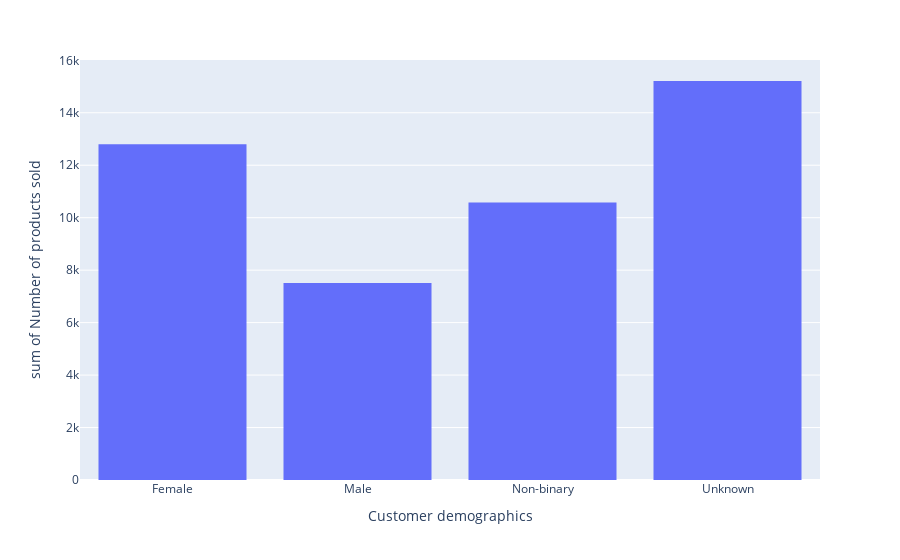

Source (notebook cell):
### Markdown cell above
<h4>Customer demographics</h4>

### Code cell
fig = px.histogram(selling_ct,x="Customer demographics",y="Number of products sold")
fig.show()

### Figure 1 — Plotly figure (JSON) as saved in the notebook; plotly's stock layout.template omitted (floating-point values rounded to 4 significant figures)
{"data": [{"alignmentgroup": "True", "bingroup": "x", "histfunc": "sum", "hovertemplate": "Customer demographics=%{x}<br>sum of Number of products sold=%{y}<extra></extra>", "legendgroup": "", "marker": {"color": "#636efa", "pattern": {"shape": ""}}, "name": "", "offsetgroup": "", "orientation": "v", "showlegend": false, "type": "histogram", "x": ["Female", "Male", "Non-binary", "Unknown", "Female", "Male", "Non-binary", "Unknown", "Female", "Male", "Non-binary", "Unknown"], "xaxis": "x", "y": [4012, 2304, 2607, 2834, 936, 2292, 2820, 7563, 7853, 2911, 5153, 4814], "yaxis": "y"}], "layout": {"barmode": "relative", "legend": {"tracegroupgap": 0}, "margin": {"t": 60}, "xaxis": {"anchor": "y", "domain": [0, 1], "title": {"text": "Customer demographics"}}, "yaxis": {"anchor": "x", "domain": [0, 1], "title": {"text": "sum of Number of products sold"}}}}
